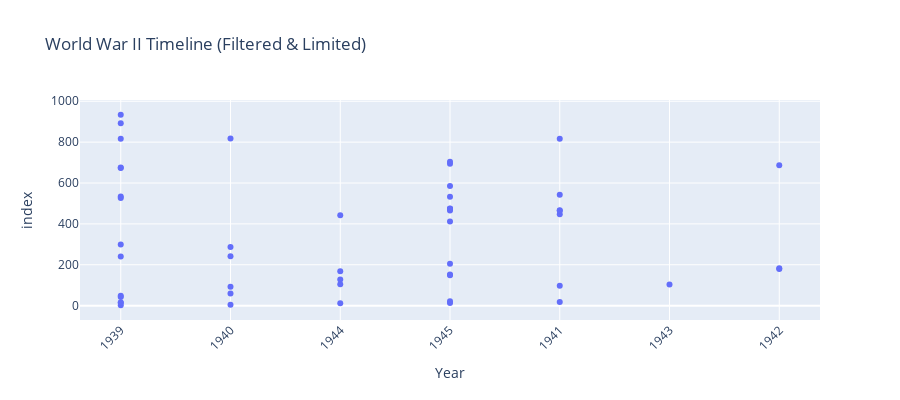

Notebook code cell kept with this figure:
### Code cell
# 3. Create a scatter plot without displaying the text directly on the plot, but show it on hover
fig = px.scatter(df_limited, x="date", hover_name="event", hover_data={"source": True},
                 title="World War II Timeline (Filtered & Limited)",
                 labels={"date": "Year"}, height=400)

# 4. Reduce the font size of the hover text (optional but makes hover text smaller)
fig.update_traces(textfont_size=8)

# 5. Adjust the x-axis ticks and rotate labels for clarity
fig.update_layout(xaxis=dict(tickmode="linear", tick0=1939, dtick=1, tickangle=-45))

# Show the plot
fig.show()

### Figure 1 — Plotly figure (JSON) as saved in the notebook; plotly's stock layout.template omitted (floating-point values rounded to 4 significant figures)
{"data": [{"customdata": [["World War II"], ["World War II"], ["World War II"], ["World War II"], ["World War II"], ["World War II"], ["World War II"], ["World War II"], ["World War II"], ["World War II"], ["World War II"], ["World War II"], ["World War II"], ["World War II"], ["World War II"], ["World War II"], ["World War II"], ["World War II"], ["World War II"], ["World War II"], ["World War II"], ["Junkers Ju 87"], ["Junkers Ju 87"], ["Junkers Ju 87"], ["Junkers Ju 87"], ["Junkers Ju 87"], ["Junkers Ju 87"], ["War crimes in World War II"], ["War crimes in World War II"], ["War crimes in World War II"], ["War crimes in World War II"], ["War crimes in World War II"], ["Allied-occupied Germany"], ["Allied-occupied Germany"], ["Allied-occupied Germany"], ["Causes of World War II"], ["Junkers Ju 87"], ["Junkers Ju 87"], ["Junkers Ju 87"], ["International Military Tribunal for the Far East"], ["Causes of World War II"], ["Causes of World War II"], ["Occupation of Japan"], ["Occupation of Japan"], ["Occupation of Japan"], ["Causes of World War II"], ["Causes of World War II"], ["Causes of World War II"], ["Nuremberg trials"], ["Causes of World War II"]], "hovertemplate": "<b>%{hovertext}</b><br><br>Year=%{x}<br>index=%{y}<br>source=%{customdata[0]}<extra></extra>", "hovertext": [". World War II is generally considered to have begun on 1 September 1939, when", "in June 1940, the war continued primarily between Germany and the", "and pushed Germany and its allies westward. In 1944 and 1945, Japan suffered reversals in mainland Asia, while the Allies crippled the", "and pushed Germany and its allies westward. In 1944 and 1945, Japan suffered reversals in mainland Asia, while the Allies crippled the", "World War II began in Europe on 1 September 1939", "'s declaration of war on Germany two days later on 3 September 1939. Dates for the beginning of the", ", who stated that the Sino-Japanese War and war in Europe and its colonies occurred simultaneously, and the two wars became World War II in 1941.", "The exact date of the war's end also is not universally agreed upon. It was generally accepted at the time that the war ended with the armistice of 15 August 1945 (", "as an opportunity to test in combat their most advanced weapons and tactics. The Nationalists won the civil war in April 1939; Franco, now dictator, remained officially neutral during World War", "in 1939, the ongoing Second Sino-Japanese War", "and the Finno-Soviet war ended in March 1940 with", "by both sides, by 1940 the war between China and Japan was at a stalemate. To increase pressure on China by blocking supply routes, and to better position Japanese forces in the event of a war with th", "Since early 1941, the United States and Japan had been engaged in negotiations in an attempt to improve their strained relations and end the war in China. During these negotiations, Japan advanced a n", "Although the British argued for further operations in the Balkans to bring Turkey into the war, in May 1943, the Americans extracted a British commitment to limit Allied operations in the Mediterranea", "Although the British argued for further operations in the Balkans to bring Turkey into the war, in May 1943, the Americans extracted a British commitment to limit Allied operations in the Mediterranea", "while the latter included agreement that the Western Allies would invade Europe in 1944 and that the Soviet Union would declare war on Japan within three months of Germany's defeat.", "that occurred between 6 April and 7 June 1945. American naval and amphibious forces also moved towards Japan, taking", "on 2 September 1945, ending the war.", "in July 1944, the Allied nations drew up an economic framework for the post-war world. The agreement created the", "system of deadly camps during 1942–43, when wartime privation and hunger caused numerous deaths of inmates,", ", for work in mines and war industries. After 1942, the number reached 10 million.", "had largely replaced the Ju 87, but it remained in service until the end of the war in 1945.", "On 6 October 1939, with the war already underway, 120 of the planned Ju 87 Tr(C)s on order at that point were cancelled. Despite the cancellation, the tests continued using catapults. The Ju 87 C had ", "On 6 October 1939, with the war already underway, 120 of the planned Ju 87 Tr(C)s on order at that point were cancelled. Despite the cancellation, the tests continued using catapults. The Ju 87 C had ", "During the course of the war, little damage was done to the WFG plant at Lemwerder. Attacks throughout 1940-45 caused little lasting damage and succeeded only in damaging some Ju 87 airframes, in cont", "A Ju 87 achieved the first air victory during World War II on the morning of 1 September 1939, when", "units contained a further 70 Ju 87s and Fw 190s between them. Chronic fuel shortages kept the Stukas grounded and sorties decreased until the end of the war in May 1945.", "Of a pre-war population of about 350,000 ethnic Germans in the Vojvodina, the 1958 census revealed 32,000 left. Officially, Yugoslavia denied the forcible starvation and killing of their Schwowisch po", "This section includes war crimes which were committed from 7 December 1941 when the United States was", "(Roma) inside its borders. State policy towards Serbs had first been declared in the words of Milovan Žanić, a minister of the NDH Legislative council, on 2 May 1941:", "It was established in August 1941 and not dismantled until April 1945, shortly before the end of the war. Jasenovac was a complex of five subcamps and three smaller camps spread out over 240 square ki", "It was established in August 1941 and not dismantled until April 1945, shortly before the end of the war. Jasenovac was a complex of five subcamps and three smaller camps spread out over 240 square ki", ", annexed by Germany from Lithuania before the war, was annexed by the Soviet Union in 1945 and transferred to the", ", with the exact line of the boundary to be determined in a final German peace treaty. This treaty was expected to confirm the shifting westward of Poland's borders, as the United Kingdom and United S", "between Soviet and U.S. forces at the end of hostilities, mostly lying eastward of the July 1945-established", "on September 1, 1939, and the subsequent declarations of war on Germany made by", "Post-war research revealed that generally, bombing pilots were far less effective than they claimed.  The German Luftwaffe, in particular, did not do a scientific analysis of the Ju 87 pilot claims in", "Post-war research revealed that generally, bombing pilots were far less effective than they claimed.  The German Luftwaffe, in particular, did not do a scientific analysis of the Ju 87 pilot claims in", ". It was abandoned in North Africa and found by British forces in 1941. The Ju 87 was donated by the British government and sent to the US during the war. It was fully restored in 1974 by the", ". The Potsdam Declaration (July 1945) had stated, \"stern justice shall be meted out to all war criminals, including those who have visited cruelties upon our prisoners,\" though it did not specifically", "journal over the reasons for the outbreak of the war in 1939. Mason had contended that a \"flight into war\" had been imposed on Hitler by a structural economic crisis, which confronted Hitler with the ", "Mason thought German foreign policy was driven by domestic political considerations, and the launch the war in 1939 was best understood as a \"barbaric variant of social imperialism\".", "American planning for a post-war occupation of Japan began as early as February 1942, when President", ") became first post-war Prime Minister on August 17, 1945.", "Repatriation of Japanese people living in other parts of Asia and hundreds of thousands of demobilized prisoners of war only aggravated the hunger problem in Japan, as these people put more strain on ", "to help the Germans against the Soviets. The Spanish Civil War was considered in the 1940s and 1950s to be a prelude to World War II, which was the case to some extent by changing it into an antifasci", "to help the Germans against the Soviets. The Spanish Civil War was considered in the 1940s and 1950s to be a prelude to World War II, which was the case to some extent by changing it into an antifasci", "to help the Germans against the Soviets. The Spanish Civil War was considered in the 1940s and 1950s to be a prelude to World War II, which was the case to some extent by changing it into an antifasci", "The judges determined that crimes against humanity concerning German Jews before 1939 were not under the court's jurisdiction because the prosecution had not proven a connection to aggressive war.", "In 1939, neither Germany nor the Soviet Union was ready to go to war with each other. The Soviet Union had lost territory to Poland in 1920. Although officially called a \"non-aggression treaty,\" the p"], "legendgroup": "", "marker": {"color": "#636efa", "symbol": "circle"}, "mode": "markers", "name": "", "orientation": "h", "showlegend": false, "textfont": {"size": 8}, "type": "scatter", "x": ["1939", "1940", "1944", "1945", "1939", "1939", "1941", "1945", "1939", "1939", "1940", "1940", "1941", "1943", "1944", "1944", "1945", "1945", "1944", "1942", "1942", "1945", "1939", "1940", "1940", "1939", "1945", "1944", "1941", "1941", "1945", "1941", "1945", "1945", "1945", "1939", "1945", "1939", "1941", "1945", "1939", "1939", "1942", "1945", "1945", "1939", "1941", "1940", "1939", "1939"], "xaxis": "x", "y": [2, 4, 12, 13, 14, 15, 18, 21, 42, 48, 60, 92, 97, 104, 105, 128, 149, 152, 168, 179, 183, 205, 241, 242, 287, 299, 412, 442, 447, 464, 466, 467, 473, 474, 475, 527, 533, 534, 542, 585, 674, 676, 687, 694, 704, 816, 817, 818, 893, 934], "yaxis": "y"}], "layout": {"height": 400, "legend": {"tracegroupgap": 0}, "title": {"text": "World War II Timeline (Filtered & Limited)"}, "xaxis": {"anchor": "y", "domain": [0, 1], "dtick": 1, "tick0": 1939, "tickangle": -45, "tickmode": "linear", "title": {"text": "Year"}}, "yaxis": {"anchor": "x", "domain": [0, 1], "title": {"text": "index"}}}}
